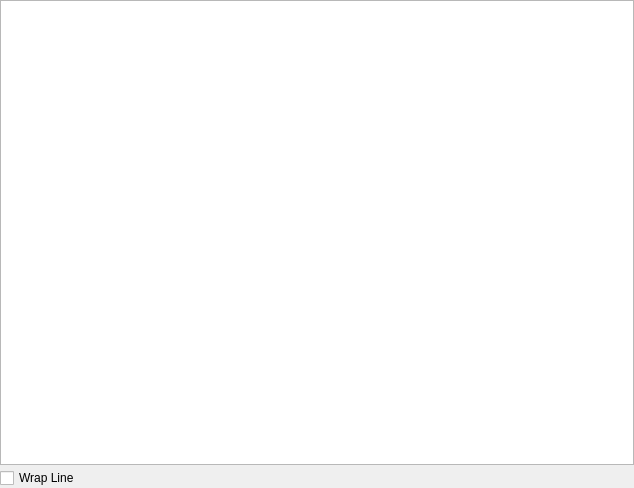
<?xml version="1.0" encoding="UTF-8"?>
<ui version="4.0">
 <class>ServiceForm</class>
 <widget class="QWidget" name="ServiceForm">
  <property name="geometry">
   <rect>
    <x>0</x>
    <y>0</y>
    <width>634</width>
    <height>488</height>
   </rect>
  </property>
  <property name="windowTitle">
   <string>Form</string>
  </property>
  <layout class="QVBoxLayout" name="verticalLayout">
   <property name="spacing">
    <number>3</number>
   </property>
   <property name="leftMargin">
    <number>0</number>
   </property>
   <property name="topMargin">
    <number>0</number>
   </property>
   <property name="rightMargin">
    <number>0</number>
   </property>
   <property name="bottomMargin">
    <number>0</number>
   </property>
   <item>
    <widget class="QTextEdit" name="logOutput">
     <property name="lineWrapMode">
      <enum>QTextEdit::NoWrap</enum>
     </property>
     <property name="readOnly">
      <bool>true</bool>
     </property>
    </widget>
   </item>
   <item>
    <layout class="QHBoxLayout" name="horizontalLayout">
     <property name="spacing">
      <number>6</number>
     </property>
     <item>
      <widget class="QCheckBox" name="lineWrapCheck">
       <property name="text">
        <string>Wrap Line</string>
       </property>
      </widget>
     </item>
    </layout>
   </item>
  </layout>
 </widget>
 <resources/>
 <connections/>
</ui>
